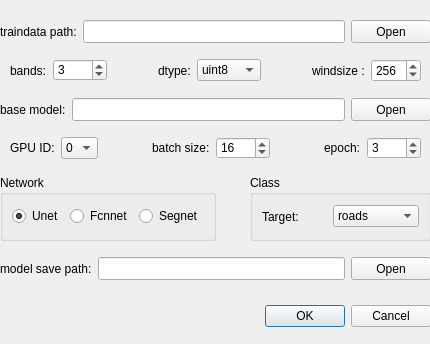
<?xml version="1.0" encoding="UTF-8"?>
<ui version="4.0">
 <class>Dialog_train_binary_jaccCross</class>
 <widget class="QDialog" name="Dialog_train_binary_jaccCross">
  <property name="geometry">
   <rect>
    <x>0</x>
    <y>0</y>
    <width>430</width>
    <height>344</height>
   </rect>
  </property>
  <property name="windowTitle">
   <string>Train model for binary jaccard_cross-entropy</string>
  </property>
  <widget class="QDialogButtonBox" name="buttonBox">
   <property name="geometry">
    <rect>
     <x>90</x>
     <y>300</y>
     <width>341</width>
     <height>32</height>
    </rect>
   </property>
   <property name="orientation">
    <enum>Qt::Horizontal</enum>
   </property>
   <property name="standardButtons">
    <set>QDialogButtonBox::Cancel|QDialogButtonBox::Ok</set>
   </property>
  </widget>
  <widget class="QWidget" name="layoutWidget">
   <property name="geometry">
    <rect>
     <x>0</x>
     <y>10</y>
     <width>431</width>
     <height>281</height>
    </rect>
   </property>
   <layout class="QVBoxLayout" name="verticalLayout">
    <item>
     <layout class="QHBoxLayout" name="horizontalLayout">
      <item>
       <widget class="QLabel" name="label">
        <property name="minimumSize">
         <size>
          <width>55</width>
          <height>23</height>
         </size>
        </property>
        <property name="text">
         <string>traindata path:</string>
        </property>
       </widget>
      </item>
      <item>
       <widget class="QLineEdit" name="lineEdit_traindata_path">
        <property name="minimumSize">
         <size>
          <width>201</width>
          <height>23</height>
         </size>
        </property>
       </widget>
      </item>
      <item>
       <widget class="QPushButton" name="pushButton_trainpath">
        <property name="minimumSize">
         <size>
          <width>0</width>
          <height>23</height>
         </size>
        </property>
        <property name="text">
         <string>Open</string>
        </property>
       </widget>
      </item>
     </layout>
    </item>
    <item>
     <layout class="QHBoxLayout" name="horizontalLayout_4">
      <property name="leftMargin">
       <number>10</number>
      </property>
      <property name="rightMargin">
       <number>10</number>
      </property>
      <item>
       <widget class="QLabel" name="label_8">
        <property name="text">
         <string>bands:</string>
        </property>
       </widget>
      </item>
      <item>
       <widget class="QSpinBox" name="spinBox_bands">
        <property name="sizePolicy">
         <sizepolicy hsizetype="Preferred" vsizetype="Preferred">
          <horstretch>0</horstretch>
          <verstretch>0</verstretch>
         </sizepolicy>
        </property>
        <property name="minimumSize">
         <size>
          <width>47</width>
          <height>22</height>
         </size>
        </property>
        <property name="maximumSize">
         <size>
          <width>16777215</width>
          <height>22</height>
         </size>
        </property>
        <property name="minimum">
         <number>1</number>
        </property>
        <property name="maximum">
         <number>1000</number>
        </property>
        <property name="value">
         <number>3</number>
        </property>
       </widget>
      </item>
      <item>
       <spacer name="horizontalSpacer_3">
        <property name="orientation">
         <enum>Qt::Horizontal</enum>
        </property>
        <property name="sizeHint" stdset="0">
         <size>
          <width>40</width>
          <height>20</height>
         </size>
        </property>
       </spacer>
      </item>
      <item>
       <widget class="QLabel" name="label_9">
        <property name="text">
         <string>dtype:</string>
        </property>
       </widget>
      </item>
      <item>
       <widget class="QComboBox" name="comboBox_dtype">
        <item>
         <property name="text">
          <string>uint8</string>
         </property>
        </item>
        <item>
         <property name="text">
          <string>uint10</string>
         </property>
        </item>
        <item>
         <property name="text">
          <string>uint16</string>
         </property>
        </item>
        <item>
         <property name="text">
          <string>float</string>
         </property>
        </item>
       </widget>
      </item>
      <item>
       <spacer name="horizontalSpacer_4">
        <property name="orientation">
         <enum>Qt::Horizontal</enum>
        </property>
        <property name="sizeHint" stdset="0">
         <size>
          <width>40</width>
          <height>20</height>
         </size>
        </property>
       </spacer>
      </item>
      <item>
       <widget class="QLabel" name="label_3">
        <property name="minimumSize">
         <size>
          <width>33</width>
          <height>0</height>
         </size>
        </property>
        <property name="text">
         <string>windsize :</string>
        </property>
       </widget>
      </item>
      <item>
       <widget class="QSpinBox" name="spinBox_windsize">
        <property name="sizePolicy">
         <sizepolicy hsizetype="Preferred" vsizetype="Preferred">
          <horstretch>0</horstretch>
          <verstretch>23</verstretch>
         </sizepolicy>
        </property>
        <property name="minimumSize">
         <size>
          <width>50</width>
          <height>0</height>
         </size>
        </property>
        <property name="maximumSize">
         <size>
          <width>50</width>
          <height>23</height>
         </size>
        </property>
        <property name="maximum">
         <number>1000</number>
        </property>
        <property name="singleStep">
         <number>2</number>
        </property>
        <property name="value">
         <number>256</number>
        </property>
       </widget>
      </item>
     </layout>
    </item>
    <item>
     <layout class="QHBoxLayout" name="horizontalLayout_6">
      <item>
       <widget class="QLabel" name="label_4">
        <property name="minimumSize">
         <size>
          <width>55</width>
          <height>23</height>
         </size>
        </property>
        <property name="text">
         <string>base model:</string>
        </property>
       </widget>
      </item>
      <item>
       <widget class="QLineEdit" name="lineEdit_basemodel">
        <property name="minimumSize">
         <size>
          <width>201</width>
          <height>23</height>
         </size>
        </property>
       </widget>
      </item>
      <item>
       <widget class="QPushButton" name="pushButton_basemodel">
        <property name="minimumSize">
         <size>
          <width>0</width>
          <height>23</height>
         </size>
        </property>
        <property name="text">
         <string>Open</string>
        </property>
       </widget>
      </item>
     </layout>
    </item>
    <item>
     <layout class="QHBoxLayout" name="horizontalLayout_5">
      <property name="leftMargin">
       <number>10</number>
      </property>
      <property name="rightMargin">
       <number>10</number>
      </property>
      <item>
       <widget class="QLabel" name="label_10">
        <property name="text">
         <string>GPU ID:</string>
        </property>
       </widget>
      </item>
      <item>
       <widget class="QComboBox" name="comboBox_gupid">
        <item>
         <property name="text">
          <string>0</string>
         </property>
        </item>
        <item>
         <property name="text">
          <string>1</string>
         </property>
        </item>
        <item>
         <property name="text">
          <string>2</string>
         </property>
        </item>
        <item>
         <property name="text">
          <string>3</string>
         </property>
        </item>
        <item>
         <property name="text">
          <string>4</string>
         </property>
        </item>
        <item>
         <property name="text">
          <string>5</string>
         </property>
        </item>
       </widget>
      </item>
      <item>
       <spacer name="horizontalSpacer_6">
        <property name="orientation">
         <enum>Qt::Horizontal</enum>
        </property>
        <property name="sizeHint" stdset="0">
         <size>
          <width>40</width>
          <height>20</height>
         </size>
        </property>
       </spacer>
      </item>
      <item>
       <widget class="QLabel" name="label_5">
        <property name="text">
         <string>batch size:</string>
        </property>
       </widget>
      </item>
      <item>
       <widget class="QSpinBox" name="spinBox_BS">
        <property name="sizePolicy">
         <sizepolicy hsizetype="Preferred" vsizetype="Preferred">
          <horstretch>0</horstretch>
          <verstretch>0</verstretch>
         </sizepolicy>
        </property>
        <property name="minimumSize">
         <size>
          <width>47</width>
          <height>22</height>
         </size>
        </property>
        <property name="maximumSize">
         <size>
          <width>16777215</width>
          <height>22</height>
         </size>
        </property>
        <property name="minimum">
         <number>1</number>
        </property>
        <property name="maximum">
         <number>1000</number>
        </property>
        <property name="value">
         <number>16</number>
        </property>
       </widget>
      </item>
      <item>
       <spacer name="horizontalSpacer_5">
        <property name="orientation">
         <enum>Qt::Horizontal</enum>
        </property>
        <property name="sizeHint" stdset="0">
         <size>
          <width>40</width>
          <height>20</height>
         </size>
        </property>
       </spacer>
      </item>
      <item>
       <widget class="QLabel" name="label_7">
        <property name="text">
         <string>epoch:</string>
        </property>
       </widget>
      </item>
      <item>
       <widget class="QSpinBox" name="spinBox_epoch">
        <property name="sizePolicy">
         <sizepolicy hsizetype="Preferred" vsizetype="Preferred">
          <horstretch>0</horstretch>
          <verstretch>0</verstretch>
         </sizepolicy>
        </property>
        <property name="minimumSize">
         <size>
          <width>47</width>
          <height>22</height>
         </size>
        </property>
        <property name="maximumSize">
         <size>
          <width>16777215</width>
          <height>22</height>
         </size>
        </property>
        <property name="minimum">
         <number>1</number>
        </property>
        <property name="maximum">
         <number>1000</number>
        </property>
        <property name="value">
         <number>3</number>
        </property>
       </widget>
      </item>
     </layout>
    </item>
    <item>
     <layout class="QHBoxLayout" name="horizontalLayout_3">
      <item>
       <widget class="QGroupBox" name="groupBox_network">
        <property name="minimumSize">
         <size>
          <width>0</width>
          <height>63</height>
         </size>
        </property>
        <property name="maximumSize">
         <size>
          <width>16777215</width>
          <height>66</height>
         </size>
        </property>
        <property name="title">
         <string>Network</string>
        </property>
        <layout class="QHBoxLayout" name="horizontalLayout_10">
         <item>
          <widget class="QRadioButton" name="radioButton_unet">
           <property name="text">
            <string>Unet</string>
           </property>
           <property name="checked">
            <bool>true</bool>
           </property>
          </widget>
         </item>
         <item>
          <widget class="QRadioButton" name="radioButton_fcnnet">
           <property name="text">
            <string>Fcnnet</string>
           </property>
          </widget>
         </item>
         <item>
          <widget class="QRadioButton" name="radioButton_segnet">
           <property name="text">
            <string>Segnet</string>
           </property>
          </widget>
         </item>
        </layout>
       </widget>
      </item>
      <item>
       <spacer name="horizontalSpacer">
        <property name="orientation">
         <enum>Qt::Horizontal</enum>
        </property>
        <property name="sizeHint" stdset="0">
         <size>
          <width>40</width>
          <height>20</height>
         </size>
        </property>
       </spacer>
      </item>
      <item>
       <widget class="QGroupBox" name="groupBox_5">
        <property name="minimumSize">
         <size>
          <width>0</width>
          <height>63</height>
         </size>
        </property>
        <property name="maximumSize">
         <size>
          <width>16777215</width>
          <height>66</height>
         </size>
        </property>
        <property name="title">
         <string>Class</string>
        </property>
        <layout class="QHBoxLayout" name="horizontalLayout_11">
         <item>
          <widget class="QLabel" name="label_2">
           <property name="text">
            <string>Target:</string>
           </property>
          </widget>
         </item>
         <item>
          <spacer name="horizontalSpacer_2">
           <property name="orientation">
            <enum>Qt::Horizontal</enum>
           </property>
           <property name="sizeHint" stdset="0">
            <size>
             <width>40</width>
             <height>20</height>
            </size>
           </property>
          </spacer>
         </item>
         <item>
          <widget class="QComboBox" name="comboBox_target_class">
           <item>
            <property name="text">
             <string>roads</string>
            </property>
           </item>
           <item>
            <property name="text">
             <string>buildings</string>
            </property>
           </item>
           <item>
            <property name="text">
             <string>vegetation</string>
            </property>
           </item>
           <item>
            <property name="text">
             <string>water</string>
            </property>
           </item>
           <item>
            <property name="text">
             <string>rice</string>
            </property>
           </item>
           <item>
            <property name="text">
             <string>else</string>
            </property>
           </item>
          </widget>
         </item>
        </layout>
       </widget>
      </item>
     </layout>
    </item>
    <item>
     <layout class="QHBoxLayout" name="horizontalLayout_2">
      <item>
       <widget class="QLabel" name="label_6">
        <property name="minimumSize">
         <size>
          <width>55</width>
          <height>23</height>
         </size>
        </property>
        <property name="text">
         <string>model save path:</string>
        </property>
       </widget>
      </item>
      <item>
       <widget class="QLineEdit" name="lineEdit_savemodel">
        <property name="minimumSize">
         <size>
          <width>201</width>
          <height>23</height>
         </size>
        </property>
       </widget>
      </item>
      <item>
       <widget class="QPushButton" name="pushButton_savemodel">
        <property name="minimumSize">
         <size>
          <width>0</width>
          <height>23</height>
         </size>
        </property>
        <property name="text">
         <string>Open</string>
        </property>
       </widget>
      </item>
     </layout>
    </item>
   </layout>
  </widget>
 </widget>
 <resources/>
 <connections>
  <connection>
   <sender>buttonBox</sender>
   <signal>accepted()</signal>
   <receiver>Dialog_train_binary_jaccCross</receiver>
   <slot>slot_ok()</slot>
   <hints>
    <hint type="sourcelabel">
     <x>308</x>
     <y>394</y>
    </hint>
    <hint type="destinationlabel">
     <x>157</x>
     <y>274</y>
    </hint>
   </hints>
  </connection>
  <connection>
   <sender>buttonBox</sender>
   <signal>rejected()</signal>
   <receiver>Dialog_train_binary_jaccCross</receiver>
   <slot>reject()</slot>
   <hints>
    <hint type="sourcelabel">
     <x>376</x>
     <y>400</y>
    </hint>
    <hint type="destinationlabel">
     <x>286</x>
     <y>274</y>
    </hint>
   </hints>
  </connection>
  <connection>
   <sender>pushButton_trainpath</sender>
   <signal>clicked()</signal>
   <receiver>Dialog_train_binary_jaccCross</receiver>
   <slot>slot_traindatapath()</slot>
   <hints>
    <hint type="sourcelabel">
     <x>469</x>
     <y>55</y>
    </hint>
    <hint type="destinationlabel">
     <x>277</x>
     <y>208</y>
    </hint>
   </hints>
  </connection>
  <connection>
   <sender>pushButton_savemodel</sender>
   <signal>clicked()</signal>
   <receiver>Dialog_train_binary_jaccCross</receiver>
   <slot>slot_savemodelpath()</slot>
   <hints>
    <hint type="sourcelabel">
     <x>459</x>
     <y>332</y>
    </hint>
    <hint type="destinationlabel">
     <x>277</x>
     <y>208</y>
    </hint>
   </hints>
  </connection>
  <connection>
   <sender>pushButton_basemodel</sender>
   <signal>clicked()</signal>
   <receiver>Dialog_train_binary_jaccCross</receiver>
   <slot>slot_basemodel()</slot>
   <hints>
    <hint type="sourcelabel">
     <x>462</x>
     <y>151</y>
    </hint>
    <hint type="destinationlabel">
     <x>277</x>
     <y>208</y>
    </hint>
   </hints>
  </connection>
 </connections>
 <slots>
  <slot>slot_traindatapath()</slot>
  <slot>slot_savemodelpath()</slot>
  <slot>slot_ok()</slot>
  <slot>slot_basemodel()</slot>
 </slots>
</ui>
